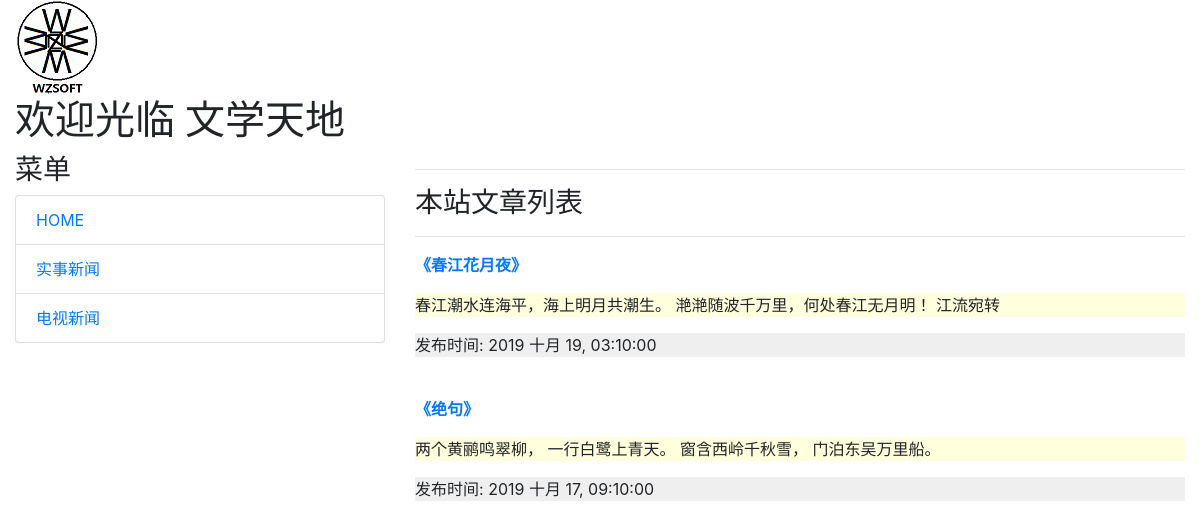
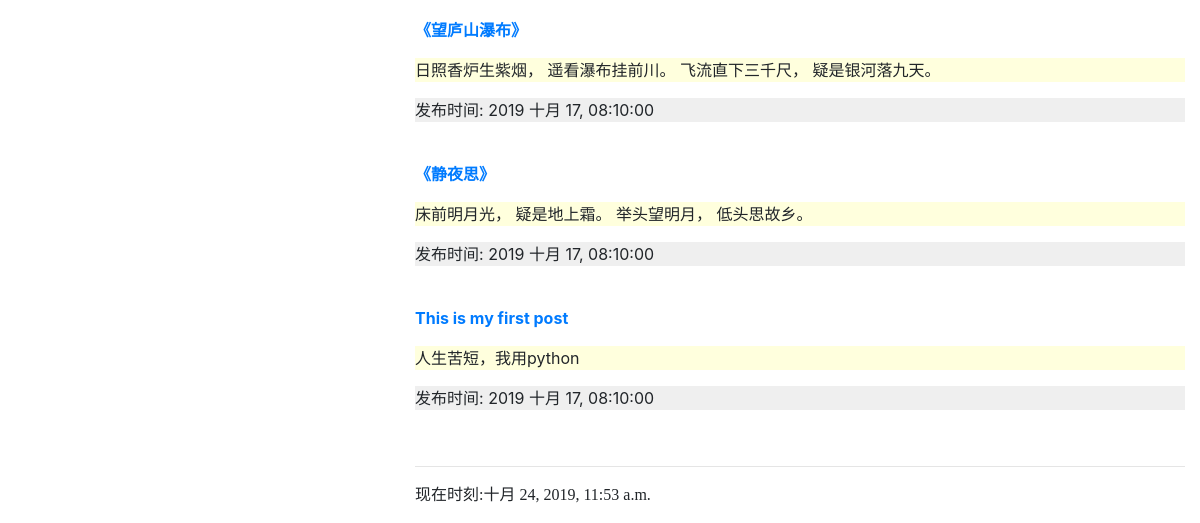
Before: / with the older database file (2 pictures, top to bottom).
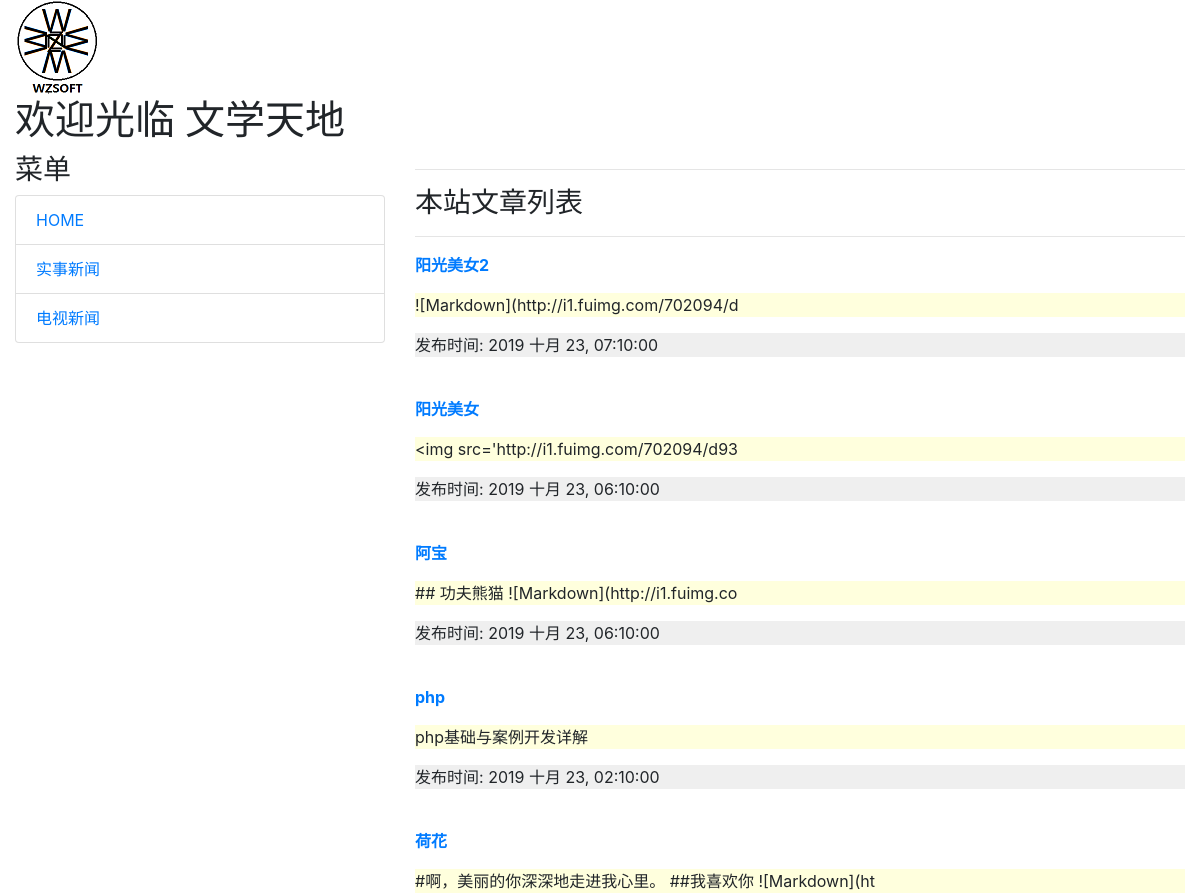
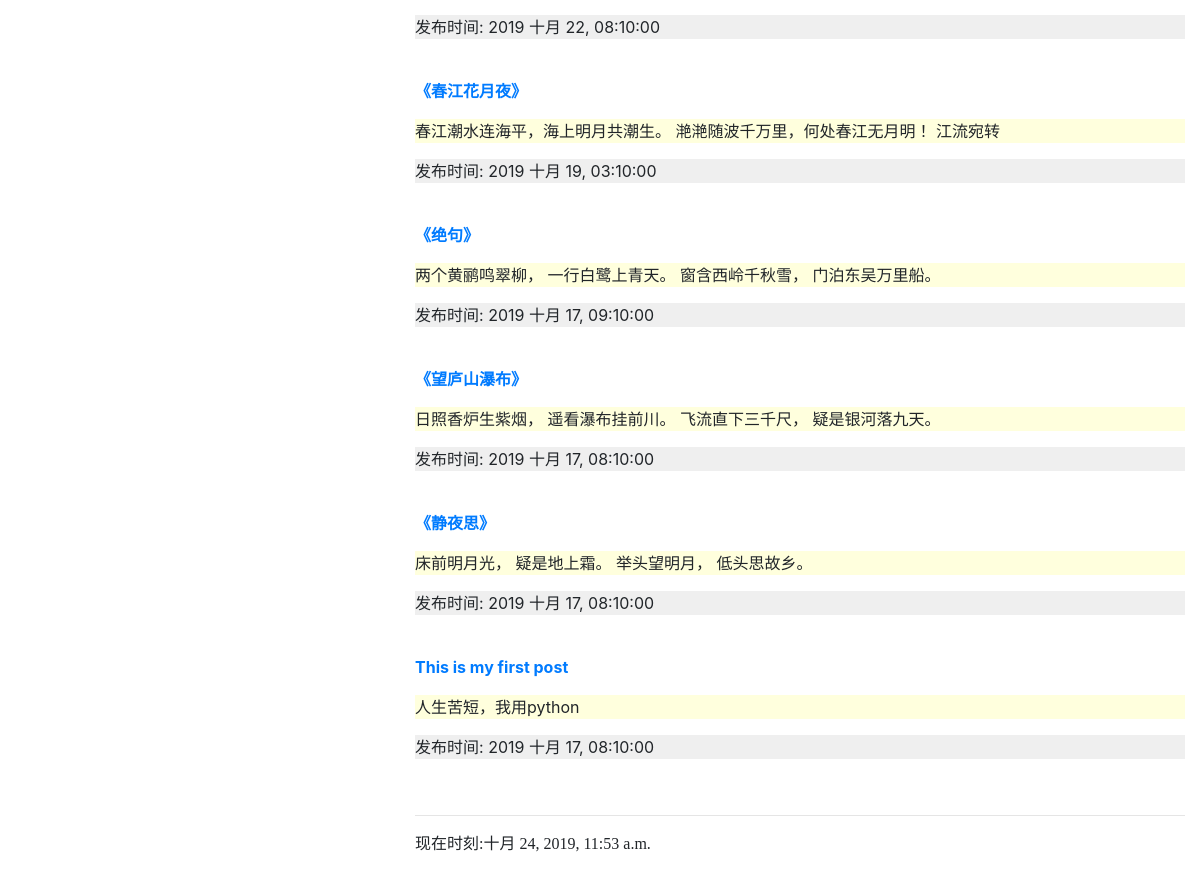
After: the same page with the newer database file (2 pictures, top to bottom).
### mainsite/models.py (models this page shows, shortened)
class Post(models.Model):
	title = models.CharField(max_length=200)
	slug = models.CharField(max_length=200)
	body = models.TextField()
	pub_date = models.DateTimeField(default=timezone.now)
	class Meta:
		ordering = ('-pub_date',)

### mainsite/views.py (the view)
# urls.py: url(r'^$', homepage),
def homepage(request):
	template = get_template('index.html')
	posts = Post.objects.all()
	now = datetime.now()
	html = template.render(locals())
	return HttpResponse(html)

### templates/index.html (shortened to what this page needs)
{% extends 'base.html' %}
{% block headmessage %}
	<h3 style='font-family':楷体;'>本站文章列表</h3>
{% endblock %}
{% block content %}
	{% for post in posts %}
		<div class='panel panel-default'>
			<div class='panel-heading'>
			<p style='font-family:微软雅黑；font-size:16pt;font-weight:bold;'>
				<a href='/post/{{post.slug}}'>{{post.title}}</a>
			</p>
			</div>
			<div class='panel-body' style='background-color:#ffffdd'>
				<p>
					{{ post.body | truncatechars:40 }}
				</p>
			</div>
			<div class='panel-footer' style='background-color:#efefef'>
				<p>
					发布时间: {{ post.pub_date | date:"Y M d, h:m:s"}}
				</P>
			</div>
		</div>
		<br>
	{% endfor %}
{% endblock %}

### templates/base.html (shortened to what this page needs)
<!DOCTYPE html>
<html>
<head>
	<link rel="stylesheet" href="https://stackpath.bootstrapcdn.com/bootstrap/4.3.1/css/bootstrap.min.css">
</head>
<body>
	<div class='container-fluid'>
		{% include 'header.html' %}
		<div class='row'>
			<div  class='col-sm-4 col-md-4'>
				<div class='panel panel-default'>
					<div class='panel-heading'>
						<h3>
							菜单
						</h3>
					</div>
					<div class='panel-body'>
						<div class='list-group'>
							<a href='/' class='list-group-item'>HOME</a>
							<a href='http://live.nbd.com.cn/' class='list-group-item'>实事新闻</a>
							<a href='http://news.cctv.com/' class='list-group-item'>电视新闻</a>
						</div>
					</div>
				</div>
			</div>
			<div class='col-sm-8 col-md-8'>
				<hr>
				<div class='panel panel-default'>
					<div class='panel-heading'>
						{% block headmessage %} {% endblock %}
					</div>
					<hr>
					<div class='panel-body'>
						{% block content %} {% endblock %}
					</div>
					<hr>
					<div class='panel-footer'>
						{% include 'footer.html' %}
					</div>
				</div>
			</div>
		</div>
	</div>
</body>
</html>

### templates/header.html
{% load staticfiles %}
<div class='well'>
	<img src="{% static '/images/logo.png' %}">
	<h1 style="font-family:微软雅黑;">欢迎光临 文学天地</h1>
</div>

### templates/footer.html
{% block footer %}
	{% if now %}
	<p style='font-family:微软雅黑;'>现在时刻:{{ now }}</p>
	{% else %}
	<p style='font-family:微软雅黑;'>本文内容取自网络,如有侵权请来信通知下架...</p>
	{% endif %}
{% endblock %}

Changed rows visible on the page:
added Post: title "阳光美女2", body "![Markdown](http://i1.fuimg.com/702094/d", pub_date "2019 十月 23, 07:10:00"
added Post: title "阳光美女", body "<img src='http://i1.fuimg.com/702094/d93", pub_date "2019 十月 23, 06:10:00"
added Post: title "阿宝", body "## 功夫熊猫 ![Markdown](http://i1.fuimg.co", pub_date "2019 十月 23, 06:10:00"
added Post: title "php", body "php基础与案例开发详解", pub_date "2019 十月 23, 02:10:00"
added Post: title "荷花", body "#啊，美丽的你深深地走进我心里。 ##我喜欢你 ![Markdown](ht", pub_date "2019 十月 22, 08:10:00"
